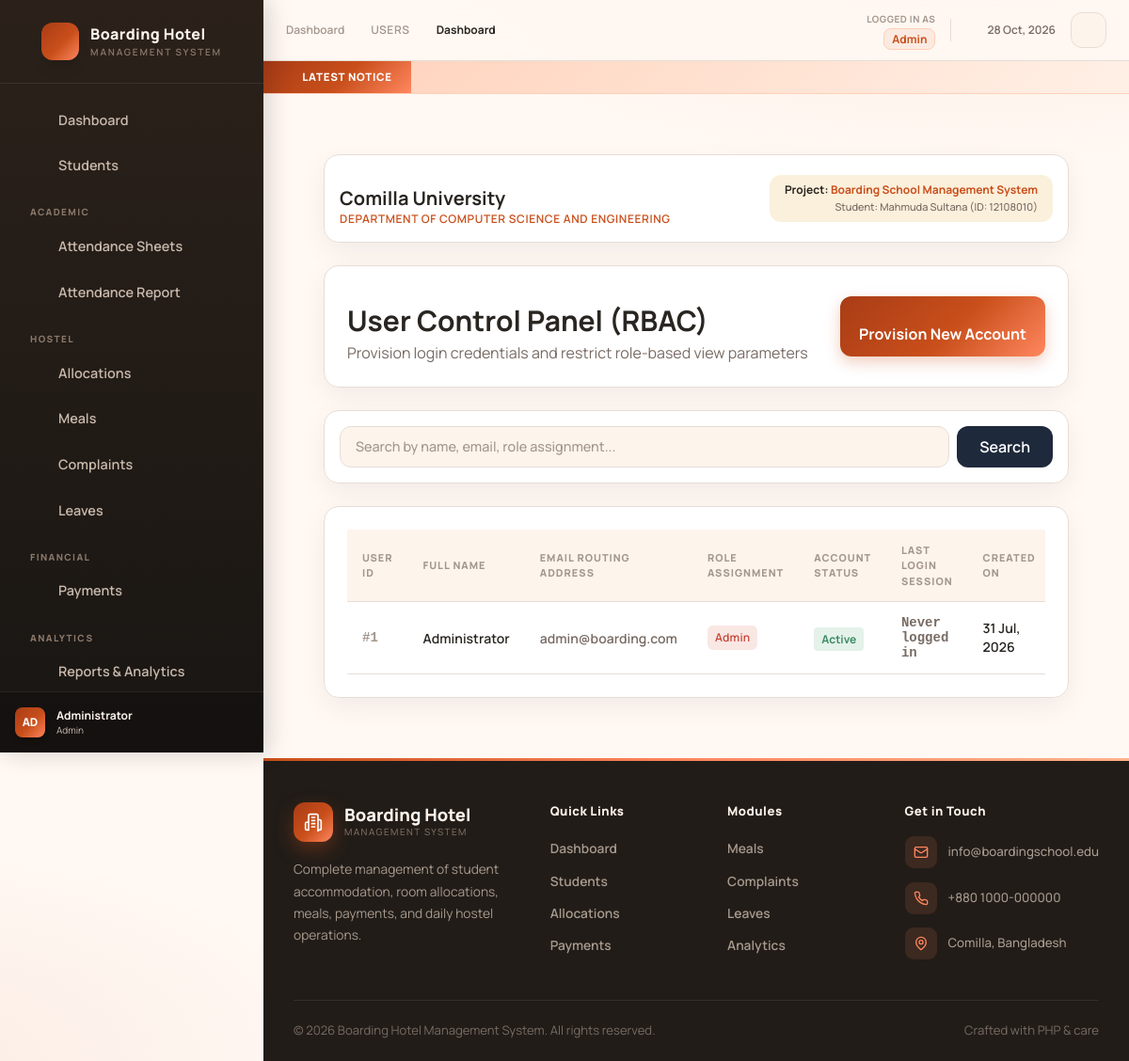
Page /users/list.php?error=not_found (signed in) on the committed database.
### tables this page shows
CREATE TABLE users (
    id INT AUTO_INCREMENT PRIMARY KEY,
    full_name VARCHAR(100) NOT NULL,
    email VARCHAR(100) NOT NULL UNIQUE,
    password VARCHAR(255) NOT NULL,
    role ENUM('Admin', 'Warden', 'Staff') NOT NULL DEFAULT 'Staff',
    status TINYINT DEFAULT 1,
    last_login TIMESTAMP NULL,
    created_at TIMESTAMP DEFAULT CURRENT_TIMESTAMP,
    updated_at TIMESTAMP DEFAULT CURRENT_TIMESTAMP ON UPDATE CURRENT_TIMESTAMP,
    INDEX idx_email (email),
    INDEX idx_role (role)
);

### users/list.php (the view, shortened to what this page needs)
<?php
require_once '../includes/auth_check.php';
require '../components/header.php';
$search_query = isset($_GET['search']) ? trim($_GET['search']) : '';
$usersSql = "SELECT id, full_name, email, role, status, last_login, created_at FROM users";
$usersSql .= " ORDER BY role ASC, full_name ASC";
$stmt = $conn->prepare($usersSql);
$stmt->execute();
$result = $stmt->get_result();
?>
<div class="p-4 lg:p-8 max-w-[1600px] mx-auto">
    <div class="glass mb-6 p-4 rounded-2xl flex flex-col md:flex-row justify-between items-center text-center md:text-left gap-4">
        <div>
            <h2 class="text-xl font-bold text-slate-800"><?php echo icon('building', 'w-4 h-4'); ?> Comilla University</h2>
            <p class="text-xs font-semibold text-indigo-600 tracking-wider uppercase">Department of Computer Science and Engineering</p>
        </div>
        <div class="bg-indigo-50 px-4 py-2 rounded-xl text-center md:text-right">
            <p class="text-xs font-bold text-slate-700">Project: <span class="text-indigo-600">Boarding School Management System</span></p>
            <p class="text-[11px] text-slate-500 font-medium mt-0.5">Student: Mahmuda Sultana (ID: 12108010)</p>
        </div>
    </div>
    <div class="glass rounded-2xl p-6 mb-6 flex flex-col sm:flex-row justify-between items-start sm:items-center gap-4">
        <div>
            <h2 class="text-3xl font-bold text-slate-800"><?php echo icon('usermgmt', 'w-4 h-4'); ?> User Control Panel (RBAC)</h2>
            <p class="text-slate-600 mt-1">Provision login credentials and restrict role-based view parameters</p>
        </div>
        <div>
            <a href="add.php" class="px-5 py-3 bg-gradient-to-r from-indigo-600 to-purple-600 text-white font-bold rounded-xl shadow-md hover:opacity-90 transition block text-center">
                <?php echo icon('plus', 'w-4 h-4'); ?> Provision New Account
            </a>
        </div>
    </div>
    <div class="glass rounded-2xl p-4 mb-6">
        <form method="GET" class="flex gap-2">
            <input type="text" name="search" class="input-field flex-1" placeholder="Search by name, email, role assignment..." value="<?= htmlspecialchars($search_query) ?>">
            <button type="submit" class="px-6 py-2 bg-slate-800 text-white rounded-xl font-semibold hover:bg-slate-700 transition">Search</button>
        </form>
    </div>
    <div class="glass rounded-2xl p-6 overflow-hidden">
        <div class="overflow-x-auto">
            <table class="data-table">
                <thead>
                    <tr>
                        <th>User ID</th>
                        <th>Full Name</th>
                        <th>Email Routing Address</th>
                        <th>Role Assignment</th>
                        <th>Account Status</th>
                        <th>Last Login Session</th>
                        <th>Created On</th>
                    </tr>
                </thead>
                <tbody>
                    <?php if ($result->num_rows > 0): ?>
                        <?php while ($row = $result->fetch_assoc()):
                            $roleBadge = 'badge-teacher';
                            if($row['role'] === 'Admin') $roleBadge = 'badge-admin';
                            elseif($row['role'] === 'Hostel Supervisor') $roleBadge = 'badge-supervisor';
                            elseif($row['role'] === 'Accountant') $roleBadge = 'badge-accountant';
                            $statusText = $row['status'] == 1 ? 'Active' : 'Suspended';
                            $statusClass = $row['status'] == 1 ? 'text-emerald-600 bg-emerald-50' : 'text-rose-600 bg-rose-50';
                        ?>
                            <tr class="hover:bg-slate-50/50 transition">
                                <td class="font-bold text-slate-400 font-mono">#<?= $row['id'] ?></td>
                                <td class="font-semibold text-slate-800"><?= htmlspecialchars($row['full_name']) ?></td>
                                <td class="font-medium text-slate-600"><?= htmlspecialchars($row['email']) ?></td>
                                <td><span class="badge <?= $roleBadge ?>"><?= $row['role'] ?></span></td>
                                <td><span class="text-xs font-bold px-2 py-1 rounded <?= $statusClass ?>"><?= $statusText ?></span></td>
                                <td class="text-xs font-mono text-slate-500"><?= $row['last_login'] ? date('d M, Y H:i', strtotime($row['last_login'])) : 'Never logged in' ?></td>
                                <td class="text-sm"><?= date('d M, Y', strtotime($row['created_at'])) ?></td>
                            </tr>
                        <?php endwhile; ?>
                    <?php else: ?>
                        <tr>
                            <td colspan="8" class="text-center text-slate-400 py-8 font-medium">No registered system user logins found inside tracking matrices.</td>
                        </tr>
                    <?php endif; ?>
                </tbody>
            </table>
        </div>
    </div>
</div>
<?php
require '../components/footer.php';
?>

### assets/theme.css (style rules this page uses)
:root { color-scheme: light; --terracotta: #C94F1B; --terracotta-dark: #A93C16; --coral: #FF875F; --peach: #FFB18A; --peach-soft: #FFD0B8; --bg: #FFF8F3; --bg-2: #F7EDE5; --surface: #FFFFFF; --surface-2: #FDF4EC; --surface-glass: rgba(255, 248, 243, 0.80); --border: #E7DDD5; --border-strong: #DCC9BC; --text: #292521; --text-2: #786B63; --text-3: #A3968C; --success: #3D8B63; --success-soft: #E4F2EA; --warning: #D99A32; --warning-soft: #FBF0DC; --error: #C7473A; --error-soft: #F9E7E4; --grad-hero: linear-gradient(135deg, #C94F1B 0%, #FF875F 50%, #FFB18A 100%); --grad-primary: linear-gradient(135deg, #A93C16 0%, #C94F1B 55%, #FF875F 100%); --grad-soft: linear-gradient(135deg, #FFD0B8 0%, #FFF0E6 100%); --grad-sidebar: linear-gradient(180deg, #2B211A 0%, #191613 100%); --shadow-sm: 0 1px 3px rgba(64, 42, 27, 0.07), 0 1px 2px rgba(64, 42, 27, 0.05); --shadow-md: 0 6px 18px rgba(64, 42, 27, 0.09), 0 2px 6px rgba(64, 42, 27, 0.06); --shadow-lg: 0 18px 44px rgba(64, 42, 27, 0.13); --sidebar-bg: var(--grad-sidebar); --sidebar-text: #C9B9AC; --sidebar-text-strong: #FFF4EC; --sidebar-border: rgba(255, 244, 236, 0.08); --glass-blur: blur(16px); --radius: 16px; --radius-lg: 22px; }
body { background: radial-gradient(1100px 460px at 85% -8%, rgba(255, 177, 138, 0.14) 0%, transparent 60%), radial-gradient(900px 420px at -10% 100%, rgba(201, 79, 27, 0.07) 0%, transparent 55%), var(--bg); min-height: 100vh; color: var(--text); font-family: 'Manrope', 'Inter', system-ui, -apple-system, 'Segoe UI', Tahoma, sans-serif; transition: background-color 0.3s ease, color 0.3s ease; }
h1, h2, h3, h4 { color: var(--text); }
* { scrollbar-width: thin; scrollbar-color: var(--border-strong) transparent; }
.glass { background: var(--surface); border: 1px solid var(--border); box-shadow: var(--shadow-sm); border-radius: var(--radius); transition: box-shadow 0.25s ease, transform 0.25s ease, background 0.3s ease, border-color 0.3s ease; }
.input-field { width: 100%; background: var(--surface-2); border: 1px solid var(--border); border-radius: 12px; padding: 0.68rem 0.9rem; font-size: 0.9rem; font-weight: 500; color: var(--text); outline: none; transition: border-color 0.2s ease, box-shadow 0.2s ease, background 0.2s ease; }
.input-field::placeholder { color: var(--text-3); }
.data-table { width: 100%; border-collapse: collapse; }
.data-table thead th { text-align: left; font-size: 0.68rem; font-weight: 800; text-transform: uppercase; letter-spacing: 0.09em; color: var(--text-3); padding: 0.85rem 1rem; border-bottom: 1.5px solid var(--border); background: var(--surface-2); }
.data-table tbody td { padding: 0.85rem 1rem; font-size: 0.875rem; font-weight: 600; color: var(--text); border-bottom: 1px solid var(--border); }
.data-table tbody tr { transition: background 0.15s ease; }
.badge, .amount-badge { display: inline-flex; align-items: center; gap: 0.35rem; padding: 0.3rem 0.7rem; border-radius: 999px; font-size: 0.72rem; font-weight: 800; letter-spacing: 0.02em; }
.badge-admin, .badge-supervisor, .badge-teacher, .badge-accountant { display: inline-flex; align-items: center; gap: 0.35rem; padding: 0.3rem 0.7rem; border-radius: 999px; font-size: 0.72rem; font-weight: 800; background: rgba(201, 79, 27, 0.10); color: var(--terracotta); }
:root .text-slate-800 { color: var(--text) !important; }
:root .text-slate-700 { color: var(--text) !important; }
:root .text-slate-600 { color: var(--text-2) !important; }
:root .text-slate-500 { color: var(--text-2) !important; }
:root .text-slate-400 { color: var(--text-3) !important; }
:root .text-indigo-600 { color: var(--terracotta) !important; }
:root .bg-indigo-50, :root .bg-indigo-50\/40 { background-color: var(--warning-soft) !important; }
:root .from-indigo-600.to-purple-600, :root .from-purple-500.to-pink-500 { background-image: var(--grad-primary) !important; box-shadow: 0 6px 16px rgba(201, 79, 27, 0.28); }
:root .text-emerald-600, :root .text-green-600 { color: var(--success) !important; }
:root .bg-emerald-50, :root .bg-green-50 { background-color: var(--success-soft) !important; }

### rows in the picture
users: id "1", full_name "Administrator", email "admin@boarding.com", role "Admin", status "Active", shows "Never logged in", created_at "31 Jul, 2026"

### other values in the picture
substr(htmlspecialchars($user_name), 0, 2) "AD"
$user_name "Administrator"
$user_role "Admin"
$current_dir "USERS"
$page_title_display "Dashboard"
$l[0] "Dashboard"
$l[0] "Students"
$l[0] "Allocations"
$l[0] "Payments"
$m[0] "Meals"
$m[0] "Complaints"
$m[0] "Leaves"
$m[0] "Analytics"
